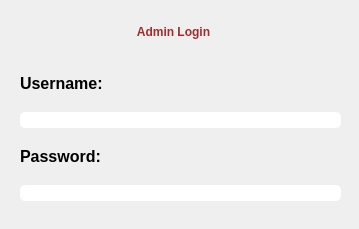
<?xml version="1.0" encoding="UTF-8"?>
<ui version="4.0">
 <class>AdminLogin</class>
 <widget class="QWidget" name="AdminLogin">
  <property name="geometry">
   <rect>
    <x>0</x>
    <y>0</y>
    <width>359</width>
    <height>229</height>
   </rect>
  </property>
  <property name="windowTitle">
   <string>Form</string>
  </property>
  <property name="styleSheet">
   <string notr="true">QLabel#label_3{
	font-weight: bold;
	color: brown;
}

QLabel#label,#label_2{
	font-weight: bold;
	font-size: 16px;
}

QPushButton {
	background: red;
	height: 25px;
	border-radius: 5px;
}

QPushButton:hover {
	background: darkred;
	font-weight: bold;
	color: white;
}

QLineEdit {
	border-radius: 5px;
}</string>
  </property>
  <widget class="QWidget" name="">
   <property name="geometry">
    <rect>
     <x>20</x>
     <y>60</y>
     <width>321</width>
     <height>141</height>
    </rect>
   </property>
   <layout class="QVBoxLayout" name="verticalLayout_4">
    <item>
     <layout class="QVBoxLayout" name="verticalLayout_3">
      <item>
       <layout class="QVBoxLayout" name="verticalLayout_2">
        <item>
         <widget class="QLabel" name="label">
          <property name="text">
           <string>Username:</string>
          </property>
         </widget>
        </item>
        <item>
         <widget class="QLineEdit" name="AdminLogin_usernameEdit"/>
        </item>
       </layout>
      </item>
      <item>
       <layout class="QVBoxLayout" name="verticalLayout">
        <item>
         <widget class="QLabel" name="label_2">
          <property name="text">
           <string>Password:</string>
          </property>
         </widget>
        </item>
        <item>
         <widget class="QLineEdit" name="AdminLogin_passwordEdit"/>
        </item>
       </layout>
      </item>
     </layout>
    </item>
   </layout>
  </widget>
  <widget class="QLabel" name="label_3">
   <property name="geometry">
    <rect>
     <x>70</x>
     <y>12</y>
     <width>207</width>
     <height>40</height>
    </rect>
   </property>
   <property name="font">
    <font>
     <weight>75</weight>
     <bold>true</bold>
    </font>
   </property>
   <property name="layoutDirection">
    <enum>Qt::LeftToRight</enum>
   </property>
   <property name="text">
    <string>Admin Login</string>
   </property>
   <property name="alignment">
    <set>Qt::AlignCenter</set>
   </property>
  </widget>
 </widget>
 <resources/>
 <connections/>
</ui>
